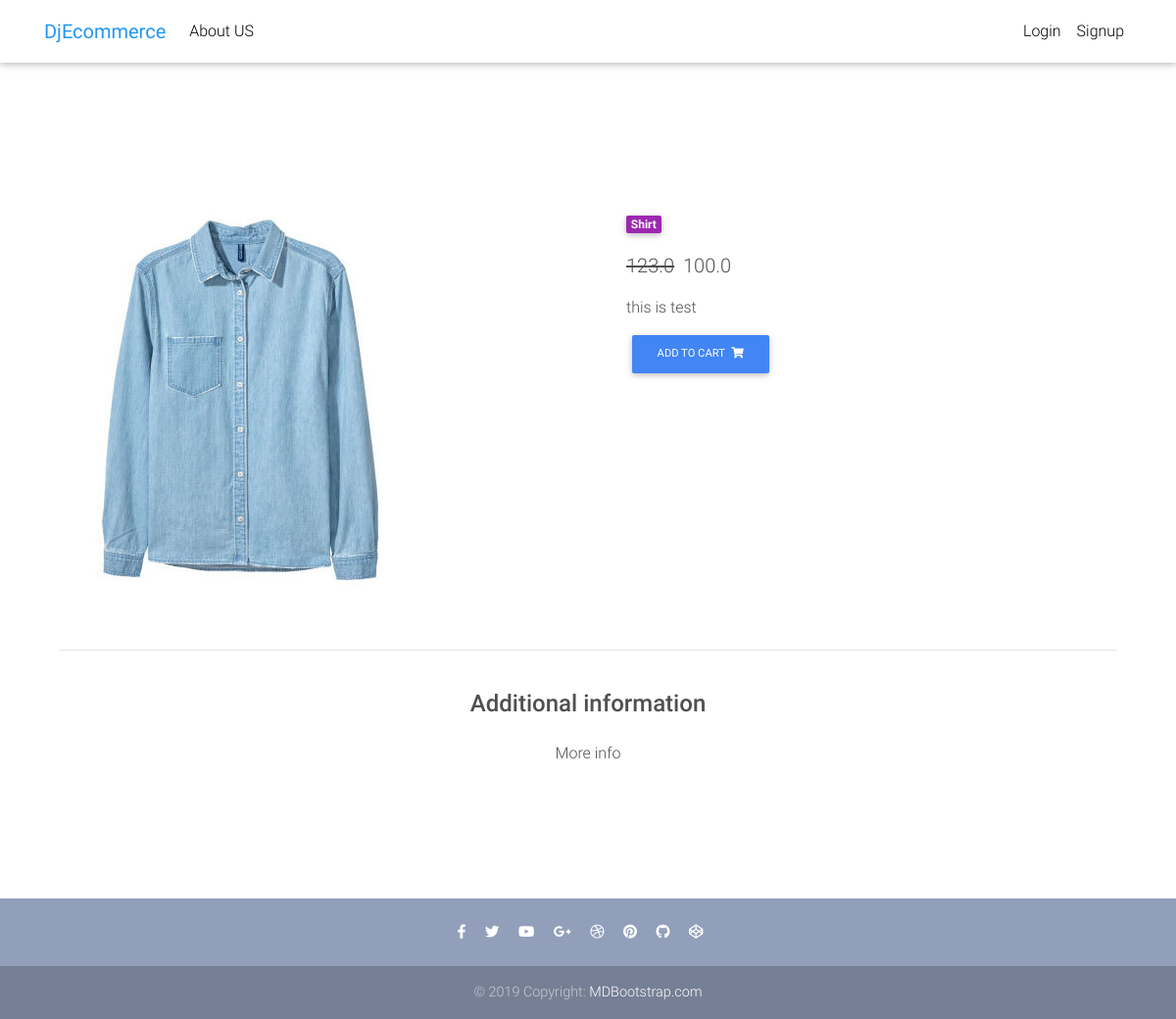
The app's page /products/5/ with its own data.
### eCom/models.py (models this page shows, shortened)
class Item(models.Model):
    title = models.CharField(max_length=100)
    pic=models.ImageField(upload_to='shirt_pic',blank=True)
    price=models.FloatField()
    discount_price=models.FloatField(blank=True,null=True)
    category=models.CharField(choices=CATEGORY_CHOICES,max_length=2)
    label=models.CharField(choices=LABEL_CHOICES,max_length=1)
    description=models.TextField()
    def get_add_to_cart_url(self):
        return reverse("eCom:add_to_cart",
                kwargs={"pk":self.pk})

### eCom/views.py (the view)
# urls.py: path('products/<int:pk>/',ItemDetailView.as_view(),name='productpage'),
class ItemDetailView(DetailView):
    model = Item
    template_name='eCom/product-page.html'

### eCom/templates/eCom/product-page.html
{%extends "eCom/appbase.html" %}
{%block content %}
  <main class="mt-5 pt-4">
    <div class="container dark-grey-text mt-5">
      <div class="row wow fadeIn">
        <div class="col-md-6 mb-4">
          <img src="{{object.pic.url}}" class="img-fluid" alt="">
        </div>
        <div class="col-md-6 mb-4">
          <div class="p-4">
            <div class="mb-3">
              <a href="">
                <span class="badge purple mr-1">{{object.get_category_display}}</span>
              </a>
            </div>
            <p class="lead">
              {% if object.discount_price %}
              <span class="mr-1">
                <del>{{object.price}}</del></span>
                <span>{{object.discount_price}}</span>
              {% else %}
                <span>{{ object.price }}</span>
              {% endif %}
            </p>
              <p>{{object.description}}</p>
            <a href="{{ object.get_add_to_cart_url }}" class="btn btn-primary btn-md my-0 p" >Add to cart
              <i class="fas fa-shopping-cart ml-1"></i>
            </a>
          </div>
        </div>
      </div>
      <hr>
      <div class="row d-flex justify-content-center wow fadeIn">
        <div class="col-md-6 text-center">
          <h4 class="my-4 h4">Additional information</h4>
          <p>More info</p>
        </div>
      </div>
    </div>
  </main>
{% endblock %}

### templates/base.html (style rules this page uses)
html, body, header, .carousel { height: 60vh; }

### records on screen
Item: pic (picture), category "Shirt", price "123.0", discount_price "100.0", description "this is test"
